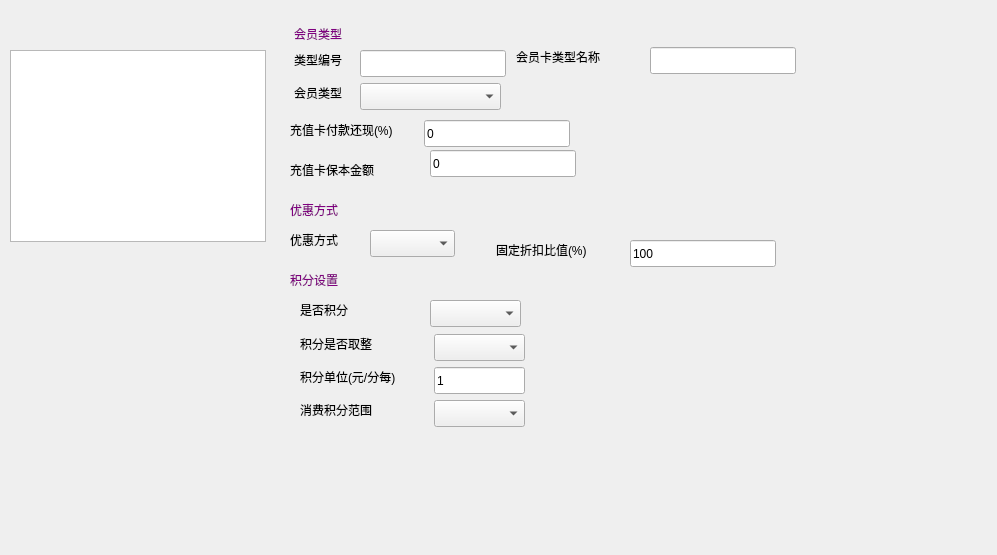
<?xml version="1.0" encoding="UTF-8"?>
<ui version="4.0">
 <class>Dialog</class>
 <widget class="QDialog" name="Dialog">
  <property name="geometry">
   <rect>
    <x>0</x>
    <y>0</y>
    <width>997</width>
    <height>555</height>
   </rect>
  </property>
  <property name="windowTitle">
   <string>Dialog</string>
  </property>
  <widget class="QTableView" name="tableView">
   <property name="geometry">
    <rect>
     <x>10</x>
     <y>50</y>
     <width>256</width>
     <height>192</height>
    </rect>
   </property>
  </widget>
  <widget class="QLabel" name="label_4">
   <property name="geometry">
    <rect>
     <x>290</x>
     <y>120</y>
     <width>128</width>
     <height>20</height>
    </rect>
   </property>
   <property name="text">
    <string>充值卡付款还现(%)</string>
   </property>
  </widget>
  <widget class="QLineEdit" name="lineEdit_int_calc_unit">
   <property name="geometry">
    <rect>
     <x>434</x>
     <y>367</y>
     <width>91</width>
     <height>27</height>
    </rect>
   </property>
   <property name="text">
    <string>1</string>
   </property>
  </widget>
  <widget class="QLabel" name="label">
   <property name="geometry">
    <rect>
     <x>294</x>
     <y>50</y>
     <width>60</width>
     <height>20</height>
    </rect>
   </property>
   <property name="text">
    <string>类型编号</string>
   </property>
  </widget>
  <widget class="QLabel" name="label_6">
   <property name="geometry">
    <rect>
     <x>290</x>
     <y>230</y>
     <width>60</width>
     <height>20</height>
    </rect>
   </property>
   <property name="text">
    <string>优惠方式</string>
   </property>
  </widget>
  <widget class="QComboBox" name="comboBox_ch_area_flag">
   <property name="geometry">
    <rect>
     <x>434</x>
     <y>400</y>
     <width>91</width>
     <height>27</height>
    </rect>
   </property>
  </widget>
  <widget class="QLabel" name="label_10">
   <property name="geometry">
    <rect>
     <x>300</x>
     <y>367</y>
     <width>121</width>
     <height>20</height>
    </rect>
   </property>
   <property name="text">
    <string>积分单位(元/分每)</string>
   </property>
  </widget>
  <widget class="QLabel" name="label_14">
   <property name="geometry">
    <rect>
     <x>290</x>
     <y>270</y>
     <width>60</width>
     <height>20</height>
    </rect>
   </property>
   <property name="styleSheet">
    <string notr="true">color:purple;</string>
   </property>
   <property name="text">
    <string>积分设置</string>
   </property>
  </widget>
  <widget class="QLabel" name="label_9">
   <property name="geometry">
    <rect>
     <x>300</x>
     <y>334</y>
     <width>90</width>
     <height>20</height>
    </rect>
   </property>
   <property name="text">
    <string>积分是否取整</string>
   </property>
  </widget>
  <widget class="QLabel" name="label_13">
   <property name="geometry">
    <rect>
     <x>290</x>
     <y>200</y>
     <width>60</width>
     <height>20</height>
    </rect>
   </property>
   <property name="styleSheet">
    <string notr="true">color:purple;</string>
   </property>
   <property name="text">
    <string>优惠方式</string>
   </property>
  </widget>
  <widget class="QComboBox" name="comboBox_ch_calc_type">
   <property name="geometry">
    <rect>
     <x>434</x>
     <y>334</y>
     <width>91</width>
     <height>27</height>
    </rect>
   </property>
  </widget>
  <widget class="QComboBox" name="comboBox_ch_favourable">
   <property name="geometry">
    <rect>
     <x>370</x>
     <y>230</y>
     <width>85</width>
     <height>27</height>
    </rect>
   </property>
  </widget>
  <widget class="QComboBox" name="comboBox_ch_attribute">
   <property name="geometry">
    <rect>
     <x>360</x>
     <y>83</y>
     <width>141</width>
     <height>27</height>
    </rect>
   </property>
  </widget>
  <widget class="QLabel" name="label_11">
   <property name="geometry">
    <rect>
     <x>300</x>
     <y>400</y>
     <width>90</width>
     <height>20</height>
    </rect>
   </property>
   <property name="text">
    <string>消费积分范围</string>
   </property>
  </widget>
  <widget class="QLabel" name="label_3">
   <property name="geometry">
    <rect>
     <x>516</x>
     <y>47</y>
     <width>105</width>
     <height>20</height>
    </rect>
   </property>
   <property name="text">
    <string>会员卡类型名称</string>
   </property>
  </widget>
  <widget class="QLineEdit" name="lineEdit_vch_typename">
   <property name="geometry">
    <rect>
     <x>650</x>
     <y>47</y>
     <width>146</width>
     <height>27</height>
    </rect>
   </property>
  </widget>
  <widget class="QLineEdit" name="lineEdit_int_backcash_rate">
   <property name="geometry">
    <rect>
     <x>424</x>
     <y>120</y>
     <width>146</width>
     <height>27</height>
    </rect>
   </property>
   <property name="text">
    <string>0</string>
   </property>
  </widget>
  <widget class="QLabel" name="label_12">
   <property name="geometry">
    <rect>
     <x>294</x>
     <y>24</y>
     <width>60</width>
     <height>20</height>
    </rect>
   </property>
   <property name="styleSheet">
    <string notr="true">color:purple;</string>
   </property>
   <property name="text">
    <string>会员类型</string>
   </property>
  </widget>
  <widget class="QLabel" name="label_7">
   <property name="geometry">
    <rect>
     <x>496</x>
     <y>240</y>
     <width>113</width>
     <height>20</height>
    </rect>
   </property>
   <property name="text">
    <string>固定折扣比值(%)</string>
   </property>
  </widget>
  <widget class="QLabel" name="label_2">
   <property name="geometry">
    <rect>
     <x>294</x>
     <y>83</y>
     <width>60</width>
     <height>20</height>
    </rect>
   </property>
   <property name="text">
    <string>会员类型</string>
   </property>
  </widget>
  <widget class="QLineEdit" name="lineEdit_ch_typeno">
   <property name="geometry">
    <rect>
     <x>360</x>
     <y>50</y>
     <width>146</width>
     <height>27</height>
    </rect>
   </property>
  </widget>
  <widget class="QLabel" name="label_5">
   <property name="geometry">
    <rect>
     <x>290</x>
     <y>160</y>
     <width>105</width>
     <height>20</height>
    </rect>
   </property>
   <property name="text">
    <string>充值卡保本金额</string>
   </property>
  </widget>
  <widget class="QLineEdit" name="lineEdit_int_discount">
   <property name="geometry">
    <rect>
     <x>630</x>
     <y>240</y>
     <width>146</width>
     <height>27</height>
    </rect>
   </property>
   <property name="text">
    <string>100</string>
   </property>
  </widget>
  <widget class="QLabel" name="label_8">
   <property name="geometry">
    <rect>
     <x>300</x>
     <y>300</y>
     <width>60</width>
     <height>20</height>
    </rect>
   </property>
   <property name="text">
    <string>是否积分</string>
   </property>
  </widget>
  <widget class="QComboBox" name="comboBox_ch_calc">
   <property name="geometry">
    <rect>
     <x>430</x>
     <y>300</y>
     <width>91</width>
     <height>27</height>
    </rect>
   </property>
  </widget>
  <widget class="QLineEdit" name="lineEdit_int_card_baseamount">
   <property name="geometry">
    <rect>
     <x>430</x>
     <y>150</y>
     <width>146</width>
     <height>27</height>
    </rect>
   </property>
   <property name="text">
    <string>0</string>
   </property>
  </widget>
 </widget>
 <resources/>
 <connections/>
</ui>
